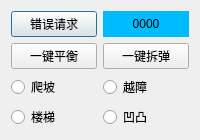
    <widget class="QWidget" name="tab_10">
     <attribute name="title">
      <string>功能区2</string>
     </attribute>
     <layout class="QVBoxLayout" name="verticalLayout_36">
      <item>
       <layout class="QVBoxLayout" name="verticalLayout_30">
        <item>
         <layout class="QHBoxLayout" name="horizontalLayout_34">
          <item>
           <widget class="QPushButton" name="Error_Ask">
            <property name="text">
             <string>错误请求</string>
            </property>
            <property name="default">
             <bool>true</bool>
            </property>
           </widget>
          </item>
          <item>
           <widget class="QLabel" name="Error_Code">
            <property name="styleSheet">
             <string notr="true">background-color: rgb(0, 187, 255);
color:black</string>
            </property>
            <property name="text">
             <string>0000</string>
            </property>
            <property name="alignment">
             <set>Qt::AlignCenter</set>
            </property>
           </widget>
          </item>
         </layout>
        </item>
        <item>
         <layout class="QHBoxLayout" name="horizontalLayout_23">
          <item>
           <widget class="QPushButton" name="OneKeyBalance">
            <property name="text">
             <string>一键平衡</string>
            </property>
           </widget>
          </item>
          <item>
           <widget class="QPushButton" name="OneKeyDisposal">
            <property name="text">
             <string>一键拆弹</string>
            </property>
           </widget>
          </item>
         </layout>
        </item>
        <item>
         <layout class="QGridLayout" name="gridLayout">
          <item row="0" column="0">
           <widget class="QRadioButton" name="Climb">
            <property name="text">
             <string>爬坡</string>
            </property>
           </widget>
          </item>
          <item row="0" column="1">
           <widget class="QRadioButton" name="Surmount">
            <property name="text">
             <string>越障</string>
            </property>
           </widget>
          </item>
          <item row="1" column="0">
           <widget class="QRadioButton" name="Stair">
            <property name="text">
             <string>楼梯</string>
            </property>
           </widget>
          </item>
          <item row="1" column="1">
           <widget class="QRadioButton" name="Uneven">
            <property name="text">
             <string>凹凸</string>
            </property>
           </widget>
          </item>
         </layout>
        </item>
       </layout>
      </item>
     </layout>
    </widget>
